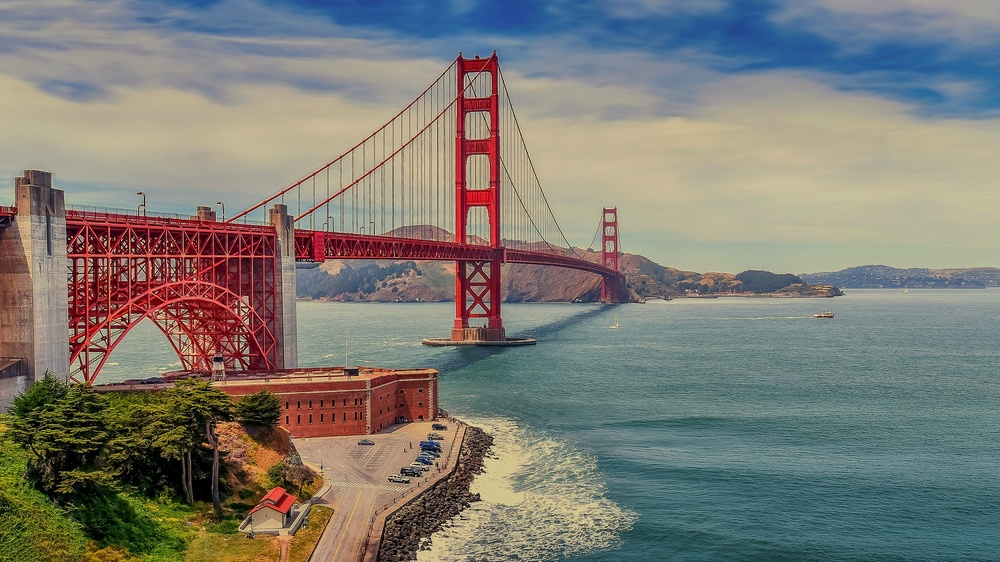
//> input picture OpenCV/ImagesComparison/original_golden_bridge.jpg, 1000 x 562 px, shrunk from 1920 x 1079 before the run
$ ./one_dims_hist ../ImagesComparison/original_golden_bridge.jpg   (built with g++ and OpenCV 4)
//> lines starting //> are read from the running program, lines starting //| are printed output that depends on the picture
//> further down, image is the input picture: 562 rows x 1000 cols, CV_8UC3; mean B, G, R 116.2, 123.8, 125.7
#include "opencv2/highgui/highgui.hpp"
#include "opencv2/imgproc/imgproc.hpp"
#include <iostream>
#include <stdio.h>

using namespace std;
using namespace cv;

// 得到图像的直方图
bool getHistogram(const Mat& image, Mat& hist)
{
    int channels[] = {0};
    int dims = 1;
    int histSize[] = {256};
    float granges[] = {0, 256};
    const float *ranges[] = {granges};
    calcHist(&image, 1, channels, Mat(), hist, dims, histSize, ranges);
//> hist = 256 values, max 20625 at index 150, min 0 at index 211, mean 2195.3

    return true;
}
 //  将图像直方图展示出来
bool getHistogramImage(const Mat& image, Mat& histImage)
{
    Mat hist;
    getHistogram(image, hist);

    double maxValue = 0;
    minMaxLoc(hist, 0, &maxValue, 0, 0);
//> maxValue = 20625

#if 0
    histImage.create(256, 256, CV_8U);
    histImage.setTo(0);

    for(int i = 0; i < 256; i++)
    {
        float value = hist.at<float>(i, 0);
        int intensity = saturate_cast<int>(256 - 256* (value/maxValue));
        rectangle(showImage, Point(i,256 - 1), Point((i+1)-1, intensity), Scalar(255));
    }
#else
    int scale = 1;
    int histHeight = hist.rows;
//> histHeight = 256

    histImage.create(histHeight, hist.rows * scale, CV_8UC3);  //初始化直方图输出图像
    histImage.setTo(0);

    int hpt = saturate_cast<int>(0.9 * histHeight);  //设置最大值并防止溢出
//> hpt = 230
    for (int i = 0; i < 256; i++)
    {
        float binValue = hist.at<float>(i, 0);
        int realValue = saturate_cast<int>(binValue * hpt / maxValue);  //归一化数据
        line(histImage, Point(i * scale, histHeight - 1), Point(i * scale, histHeight - realValue), Scalar(0, 255, 0), scale, 8);
    }
//> this loop made 256 passes
//> (binValue, realValue) on passes 1 to 3: (11465, 128), (1375, 15), (1432, 16)
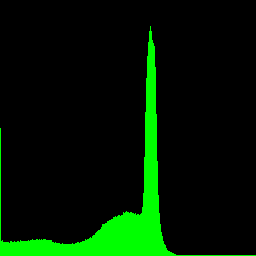
//> histImage: 256 rows x 256 cols, CV_8UC3; mean B, G, R 0, 24.6, 0
#endif

    return true;
}

int main(int argc, char *argv[])
{
    if (argc < 2)
    {
        cout << "special image for histogram" << endl;
    }

    Mat image = imread(argv[1]);
    if(image.empty())
    {
        cout << "fail to load the image" << endl;
        return 0;
    }
    Mat histogramImage;
    getHistogramImage(image, histogramImage);

    imshow("image", image);
    imshow("histogramImage", histogramImage);

    waitKey(0);
    destroyAllWindows();

    return 0;
}
/*
---------------------
作者：Jasen_Fu
来源：CSDN
原文：https://blog.csdn.net/piaoxuezhong/article/details/54588270
版权声明：本文为博主原创文章，转载请附上博文链接！

https://blog.csdn.net/xiaowei_cqu/article/details/8833799
单个直方图灰色图
多个直方图的彩色图
二维直方图
 */
